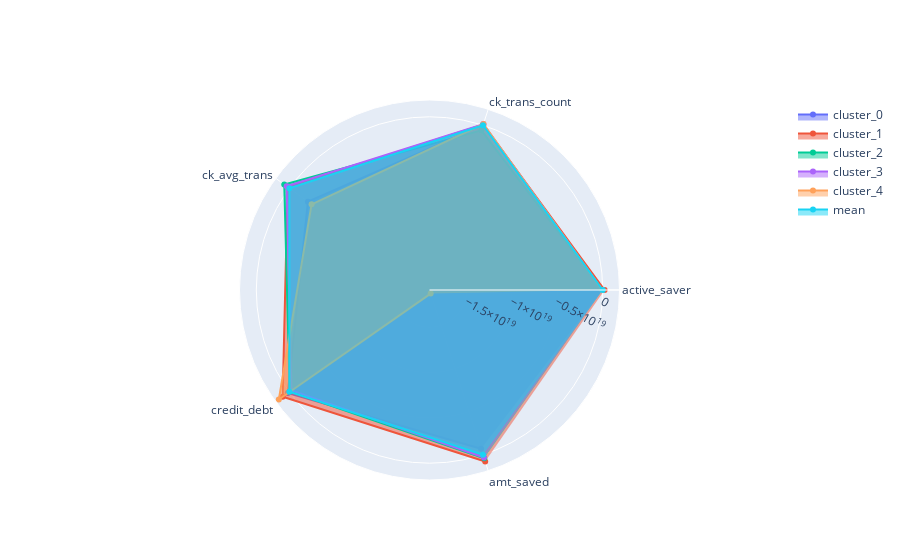

Notebook code cell kept with this figure:
### Code cell
plot_radar_chart(result1)

### Figure 1 — Plotly figure (JSON) as saved in the notebook; plotly's stock layout.template omitted (floating-point values rounded to 4 significant figures)
{"data": [{"fill": "toself", "name": "cluster_0", "r": [-33306359429869810, 24993312668945880, -2533768715411158000, 212315769464497380, -698740223739241300], "theta": ["active_saver", "ck_trans_count", "ck_avg_trans", "credit_debt", "amt_saved"], "type": "scatterpolar"}, {"fill": "toself", "name": "cluster_1", "r": [209479471151023260, 73732098819575000, 237489954538334700, 916859861094894300, 779523234777162100], "theta": ["active_saver", "ck_trans_count", "ck_avg_trans", "credit_debt", "amt_saved"], "type": "scatterpolar"}, {"fill": "toself", "name": "cluster_2", "r": [-22270639858011028, -586483245589596500, 699286984865807100, -41381524029457730, 421169481232620700], "theta": ["active_saver", "ck_trans_count", "ck_avg_trans", "credit_debt", "amt_saved"], "type": "scatterpolar"}, {"fill": "toself", "name": "cluster_3", "r": [-33306359429869664, 136586959564438600, 370666673113595600, -277772454306161500, 326855618103729900], "theta": ["active_saver", "ck_trans_count", "ck_avg_trans", "credit_debt", "amt_saved"], "type": "scatterpolar"}, {"fill": "toself", "name": "cluster_4", "r": [-33306359429869790, 145952011736909630, -3026532599639458300, 1440229032691678000, -18701792324392985000], "theta": ["active_saver", "ck_trans_count", "ck_avg_trans", "credit_debt", "amt_saved"], "type": "scatterpolar"}, {"fill": "toself", "name": "mean", "r": [100, 100, 100, 100, 100], "theta": ["active_saver", "ck_trans_count", "ck_avg_trans", "credit_debt", "amt_saved"], "type": "scatterpolar"}], "layout": {"autosize": true, "polar": {"angularaxis": {"type": "category"}, "radialaxis": {"autorange": true, "range": [-19617338749715014000, 2355775458013708300], "type": "linear", "visible": true}}, "showlegend": true}}
